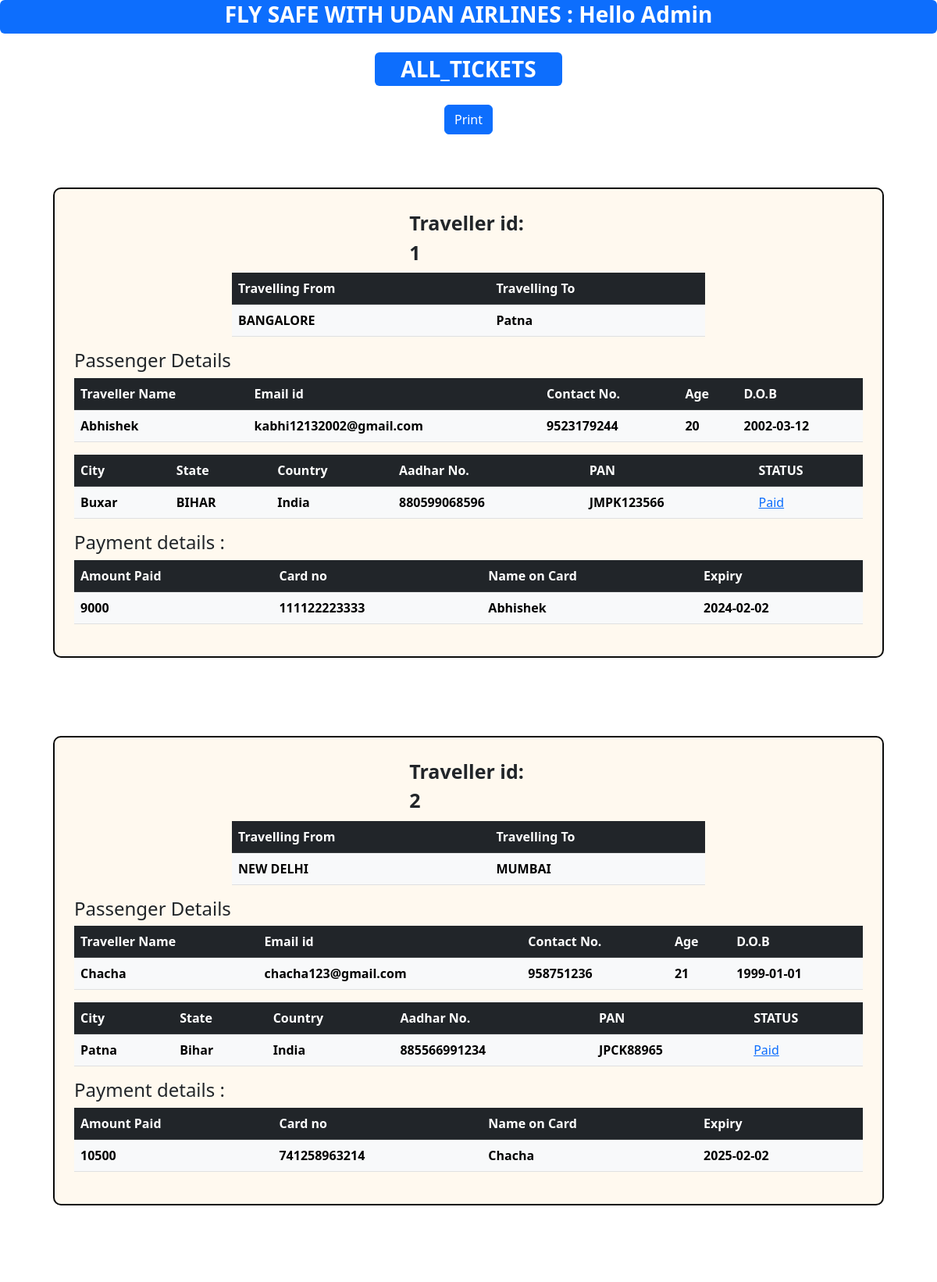
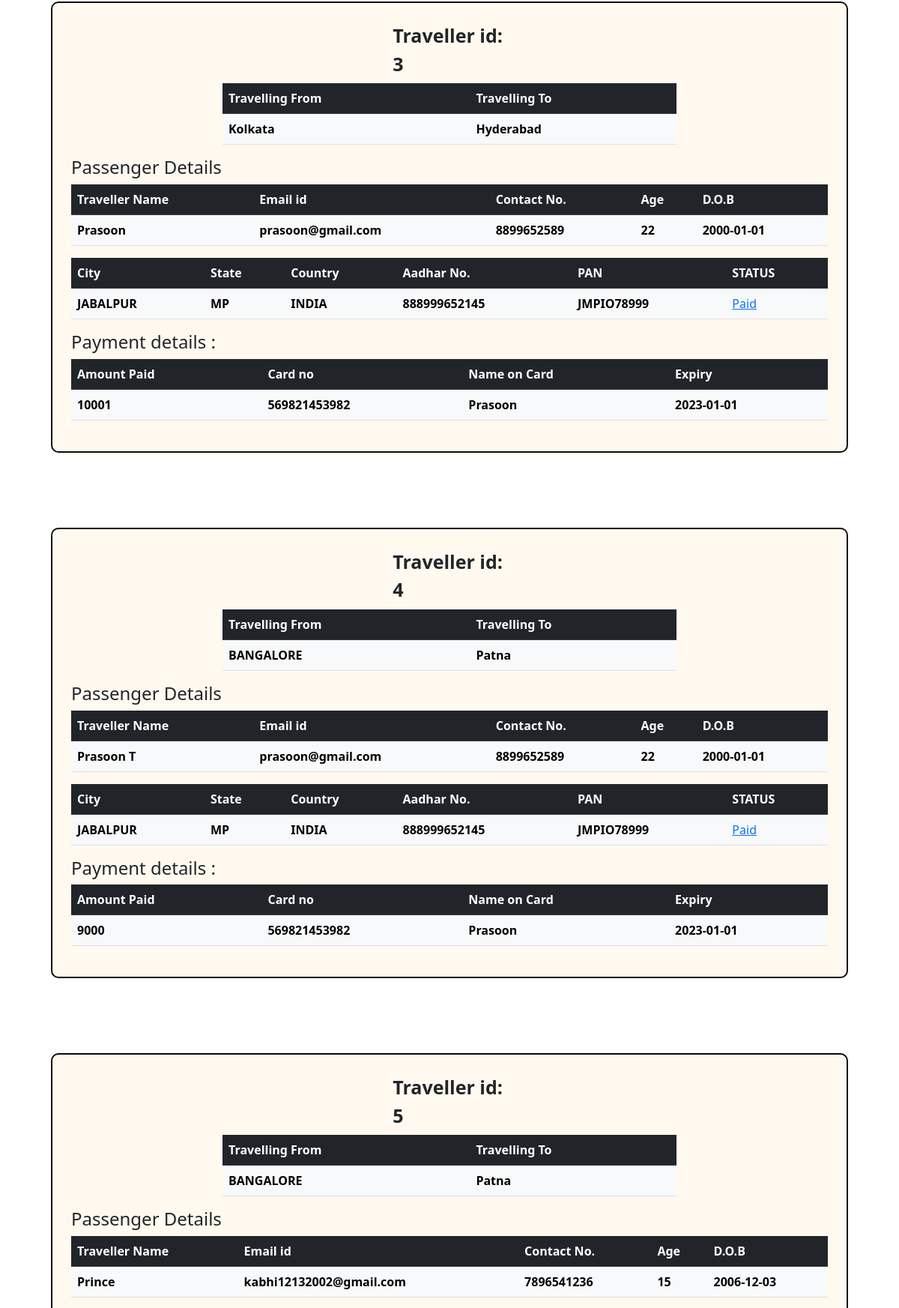
The page /all_booked_ticket.php (upper part) on the database its author committed (2 pictures, top to bottom).
### tables this page shows
CREATE TABLE `payment` (
  `sr` int(100) NOT NULL,
  `amount` bigint(10) NOT NULL,
  `card_no` bigint(12) NOT NULL,
  `name_on_card` varchar(20) NOT NULL,
  `expiry` date NOT NULL,
  `cvc` int(3) NOT NULL,
  `pin` int(4) NOT NULL
);

CREATE TABLE `passenger` (
  `sr` int(100) NOT NULL,
  `t_from` varchar(30) NOT NULL,
  `t_to` varchar(30) NOT NULL,
  `traveller_name` varchar(50) NOT NULL,
  `myemail` varchar(30) NOT NULL,
  `mob_number` bigint(12) NOT NULL,
  `age` int(2) NOT NULL,
  `dob` date NOT NULL,
  `city` varchar(20) NOT NULL,
  `state` varchar(20) NOT NULL,
  `country` varchar(20) NOT NULL,
  `aadhar` varchar(20) NOT NULL,
  `pan` varchar(20) NOT NULL
);

### all_booked_ticket.php (the view, shortened to what this page needs)
<!DOCTYPE html>
<html lang="en">
<head>
    <link href="https://cdn.jsdelivr.net/npm/bootstrap@5.2.3/dist/css/bootstrap.min.css" rel="stylesheet"
>
    <link rel="stylesheet" href="style6.css">
</head>
<body>
    <div class="badge bg-primary" style="width: 100% ; height: 43px;">
        <p class="fs-3">FLY SAFE WITH UDAN AIRLINES : Hello Admin </p>
    </div>
    <br><br>
    <div class="badges bg-primary" style="width: 20%; height: 43px;">
        <p class="fs-3">ALL_TICKETS</p>
    </div>
    <br>
    <div class="text-center">
        <button onclick="window.print()" class="btn btn-primary">Print</button>
    </div>
    <div class="one1">
        <?php
                include "db_conn.php";
                $sql= "SELECT * FROM `passenger` , `payment` WHERE `passenger`.sr=`payment`.sr";
                $result=mysqli_query($conn, $sql);
                while($row = mysqli_fetch_assoc($result)){
                ?>
        <div class="one11">
            <div class="serialnumber">
                <tr>
                    <th>Traveller id:</th>
                    <td><?php echo  $row['sr'] ?></td>
                </tr>
            </div>
            <div class="travelling">
                <table class="table table-hover text-centre">
                    <thead class="table-dark">
                        <tr>
                            <th scope="col">Travelling From</th>
                            <th scope="col">Travelling To</th>
                        </tr>
                    </thead>
                    <tbody class="table-light">
                        <tr>
                            <th><?php echo  $row['t_from'] ?></th>
                            <th><?php echo  $row['t_to'] ?></th>
                        </tr>
                    </tbody>
                </table>
            </div>
            <table class="table table-hover text-centre">
                <thead class="table-dark">
                    <h4>Passenger Details </h4>
                    <tr>
                        <th scope="col">Traveller Name</th>
                        <th scope="col"> Email id</th>
                        <th scope="col">Contact No.</th>
                        <th scope="col">Age</th>
                        <th scope="col">D.O.B</th>
                    </tr>
                </thead>
                <tbody class="table-light">
                    <tr>
                        <th><?php echo  $row['traveller_name'] ?></th>
                        <th><?php echo  $row['myemail'] ?></th>
                        <th><?php echo  $row['mob_number'] ?></th>
                        <th><?php echo  $row['age']?></th>
                        <th><?php echo  $row['dob'] ?></th>
                    </tr>
                </tbody>
            </table>
            <table class="table table-hover text-centre">
                <thead class="table-dark">
                    <tr>
                        <th scope="col">City</th>
                        <th scope="col">State</th>
                        <th scope="col">Country</th>
                        <th scope="col">Aadhar No.</th>
                        <th scope="col">PAN</th>
                        <th scope="col">STATUS</th>
                    </tr>
                </thead>
                <tbody class="table-light">
                    <tr>
                        <th><?php echo  $row['city'] ?></th>
                        <th><?php echo  $row['state'] ?></th>
                        <th><?php echo  $row['country'] ?></th>
                        <th><?php echo  $row['aadhar'] ?></th>
                        <th><?php echo  $row['pan'] ?></th>
                        <td>
                            <a href="#">Paid</a>
                        </td>
                    </tr>
            </table>
            <table class="table table-hover text-centre">
                <thead class="table-dark">
                    <h4>Payment details : </h4>
                    <tr>
                        <th scope="col">Amount Paid</th>
                        <th scope="col">Card no</th>
                        <th scope="col">Name on Card</th>
                        <th scope="col">Expiry</th>
                    </tr>
                </thead>
                <tbody class="table-light">
                    <tr>
                        <th><?php echo  $row['amount'] ?></th>
                        <th><?php echo  $row['card_no'] ?></th>
                        <th><?php echo  $row['name_on_card'] ?></th>
                        <th><?php echo  $row['expiry'] ?></th>
                    </tr>
                </tbody>
            </table>
        </div>
        <?php
                }
                ?>
    </div>
</body>
</html>

### style6.css (style rules this page uses)
.travelling { width: 60%; margin: auto; }
.badges { margin: auto; color: white; font-weight: bold; text-align: center; border-radius: 6px; }
.one1 { margin: 18px; padding: 5px; }
.one11 { border: 2px solid rgb(10, 10, 10); border-radius: 10px; background-color: rgb(255 249 239); margin: 45px 45px 100px 45px; padding: 25px; }
.serialnumber { font-size: 25px; font-weight: bold; width: 15%; margin: auto; margin-bottom: 7px; }

### rows shown on the page
payment: sr "1", sr.t_from "BANGALORE", sr.t_to "Patna", sr.traveller_name "Abhishek", sr.myemail "kabhi12132002@gmail.com", sr.mob_number "9523179244", sr.age "20", sr.dob "2002-03-12", sr.city "Buxar", sr.state "BIHAR", sr.country "India", sr.aadhar "880599068596", sr.pan "JMPK123566", amount "9000", card_no "111122223333", name_on_card "Abhishek", expiry "2024-02-02"
payment: sr "2", sr.t_from "NEW DELHI", sr.t_to "MUMBAI", sr.traveller_name "Chacha", sr.myemail "chacha123@gmail.com", sr.mob_number "958751236", sr.age "21", sr.dob "1999-01-01", sr.city "Patna", sr.state "Bihar", sr.country "India", sr.aadhar "885566991234", sr.pan "JPCK88965", amount "10500", card_no "741258963214", name_on_card "Chacha", expiry "2025-02-02"
payment: sr "3", sr.t_from "Kolkata", sr.t_to "Hyderabad", sr.traveller_name "Prasoon", sr.myemail "prasoon@gmail.com", sr.mob_number "8899652589", sr.age "22", sr.dob "2000-01-01", sr.city "JABALPUR", sr.state "MP", sr.country "INDIA", sr.aadhar "888999652145", sr.pan "JMPIO78999", amount "10001", card_no "569821453982", name_on_card "Prasoon", expiry "2023-01-01"
payment: sr "4", sr.t_from "BANGALORE", sr.t_to "Patna", sr.traveller_name "Prasoon T", sr.myemail "prasoon@gmail.com", sr.mob_number "8899652589", sr.age "22", sr.dob "2000-01-01", sr.city "JABALPUR", sr.state "MP", sr.country "INDIA", sr.aadhar "888999652145", sr.pan "JMPIO78999", amount "9000", card_no "569821453982", name_on_card "Prasoon", expiry "2023-01-01"
payment: sr "5", sr.t_from "BANGALORE", sr.t_to "Patna", sr.traveller_name "Prince", sr.myemail "kabhi12132002@gmail.com", sr.mob_number "7896541236", sr.age "15", sr.dob "2006-12-03"
